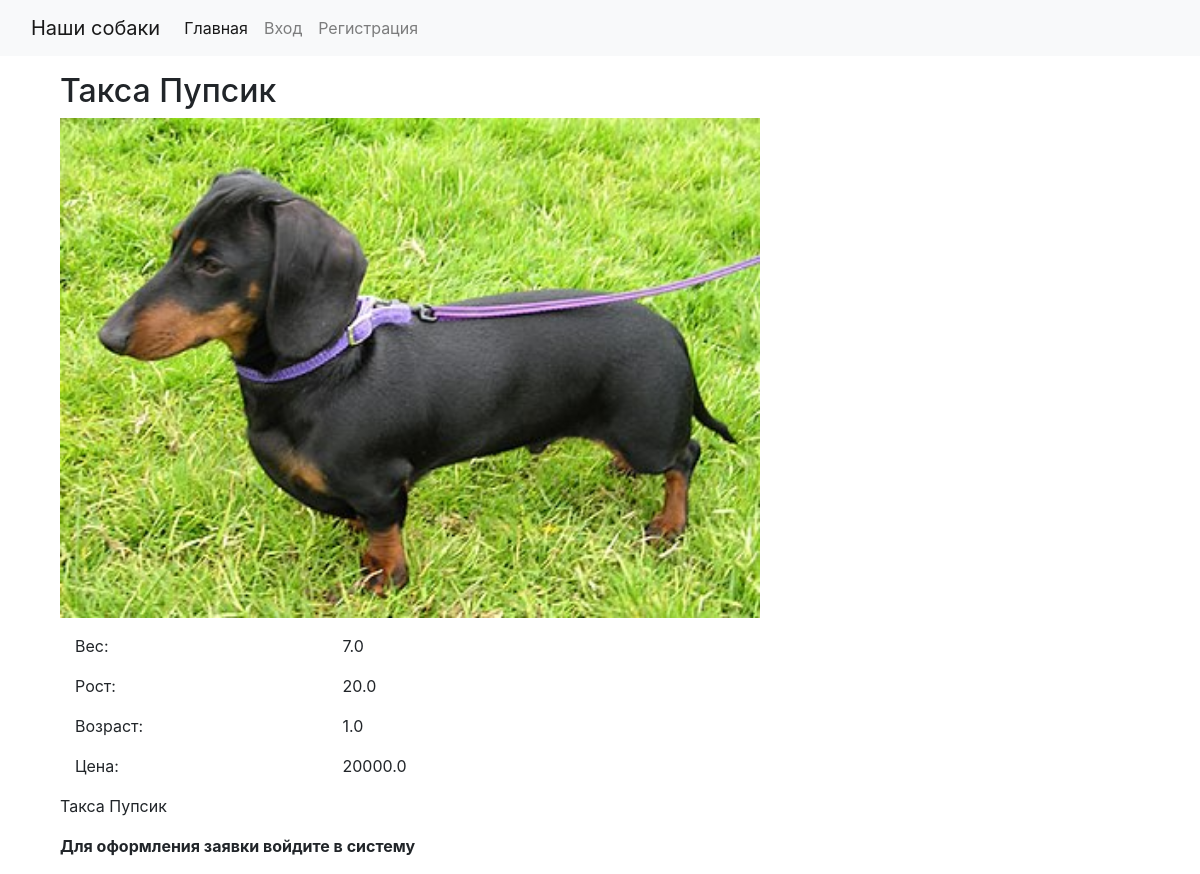
The app's page /2, older data.
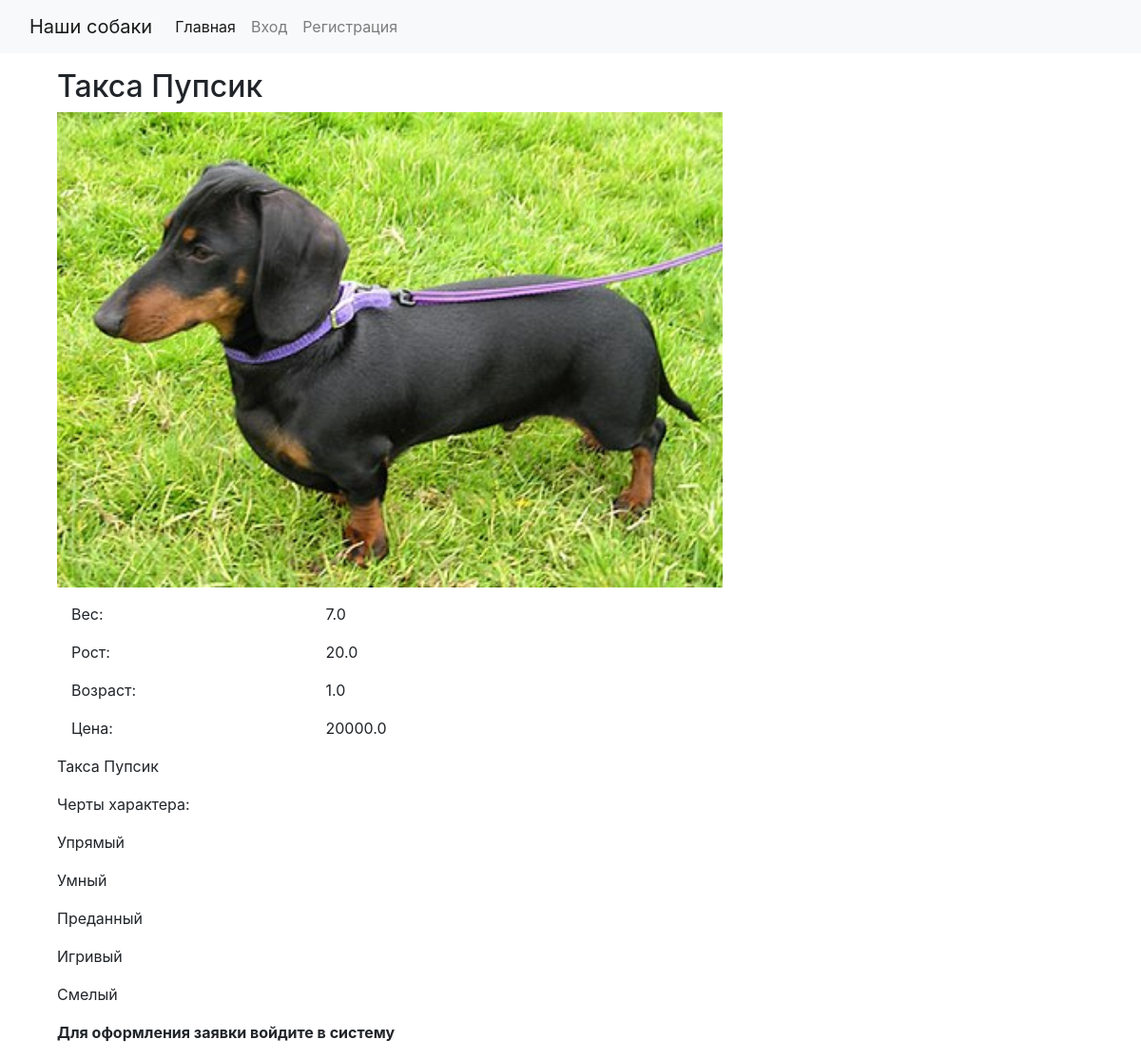
The same page, newer data.
### blog/models.py (models this page shows, shortened)
class Characters(models.Model):
    characterType = models.CharField(verbose_name='Черта характера',
                                     max_length=50)
    class Meta:
        verbose_name = 'Черта характера'
        verbose_name_plural = 'Черта характера'

### blog/views.py (the view)
# urls.py: path('<int:dog_id>', by_dog, name='by_dog'),
def by_dog(request, dog_id):
    current_dog = Dogs.objects.get(pk=dog_id)
    context = {
        'current_dog': current_dog,
        'message': ""
    }
    return render(request, 'blog/by_dog.html', context)

### templates/blog/by_dog.html (shortened to what this page needs)
{% extends "layout/base.html" %}
{% block content %}
    <div class="mb-3">
        <h2>{{ current_dog.dogName }}</h2>
        <img src="{{ current_dog.photo.url }}" width="700" height="500" alt=""/>
    <div class="container mt-3">
        <div class="row justify-content-start">
    <div class="col-4">
      <p>Вес: </p>
    </div>
    <div class="col-4">
      <p>{{ current_dog.weight }}</p>
    </div>
        </div>
    </div>
    <div class="container">
             <div class="row justify-content-start">
    <div class="col-4">
      <p>Рост: </p>
    </div>
    <div class="col-4">
      <p>{{ current_dog.height }}</p>
    </div>
  </div>
    </div>
    <div class="container">
             <div class="row justify-content-start">
    <div class="col-4">
      <p>Возраст: </p>
    </div>
    <div class="col-4">
      <p>{{ current_dog.age }}</p>
    </div>
  </div>
    </div>
    <div class="container">
             <div class="row justify-content-start">
    <div class="col-4">
      <p>Цена: </p>
    </div>
    <div class="col-4">
      <p>{{ current_dog.price }}</p>
    </div>
  </div>
    </div>
        <p>{{ current_dog.description }}</p>
        {% if  current_dog.character.all.exists%}
        <p>Черты характера: </p>
        {% for purp in current_dog.character.all %}
            <p>{{ purp.characterType }}</p>
        {% endfor %}
        {% endif %}
    {% if not user.is_staff %}
        {% if user.is_authenticated %}
    <form action="{% url 'addDeal' current_dog.pk%}" method="post">
        {% csrf_token %}
        Дополнительная информация для заявки: <input type="text" name="addInfo"/>
        <button type="submit" name='mybtn2'>Подать заявку</button>
    </form>
            {% else %}
            <b>Для оформления заявки войдите в систему</b>
    {% endif %}
    {% endif %}
    </div>
{% endblock %}

Row changes from the older to the newer data that the page shows:
added Characters: characterType "Упрямый"
added Characters: characterType "Умный"
added Characters: characterType "Преданный"
added Characters: characterType "Игривый"
added Characters: characterType "Смелый"
Text that changed along with them:
text now shown: "Черты характера:"
